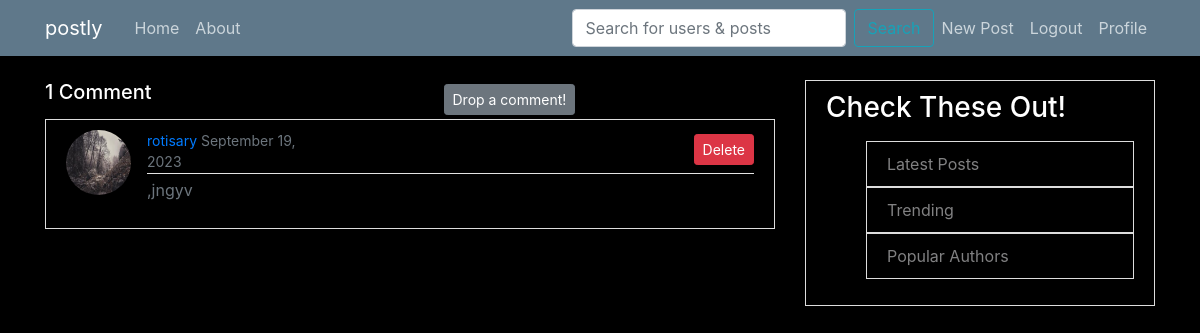
Page /post/35/comments/ (signed in) on the earlier database version.
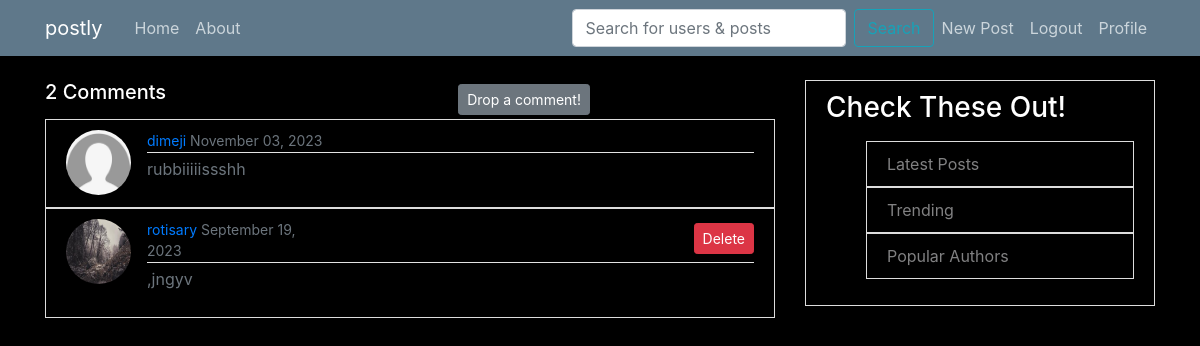
Same page on the later database version.
### blog/models.py (models this page shows, shortened)
class Post(models.Model):
    title = models.CharField(max_length=100)
    image = models.ImageField(default='post_default.jpg', upload_to='post_pics')
    content = models.TextField()
    date_posted = models.DateTimeField(default=timezone.now)
    author = models.ForeignKey(User, on_delete=models.CASCADE)
    likes = models.ManyToManyField(User, related_name='post_likes', blank=True)
    def __str__(self):
        return self.title
    def number_of_comments(self):
        return self.comments.count()

class PostComment(models.Model):
    author = models.ForeignKey(User, on_delete=models.CASCADE)
    post = models.ForeignKey(Post, on_delete=models.CASCADE, related_name='comments')
    content = models.TextField()
    posted_on = models.DateTimeField(default=timezone.now)

### users/models.py (models this page shows, shortened)
class Profile(models.Model):
    user = models.OneToOneField(User, on_delete=models.CASCADE)
    follows = models.ManyToManyField("self",
         related_name = 'followed_by',
         symmetrical = False,
         blank = True)
    image = models.ImageField(default='default.jpg', upload_to='profile_pics')
    bio = models.TextField()

### blog/views.py (the view)
# urls.py: path('post/<int:pk>/comments/', CommentListView.as_view(), name='comments'),
class CommentListView(LoginRequiredMixin, ListView):
    model = PostComment
    context_object_name = 'comments'
    template_name = 'blog/comments.html'
    def get_queryset(self):
        post = get_object_or_404(Post, id=self.kwargs.get('pk'))
        return PostComment.objects.filter(post=post).order_by('-posted_on')
    def get_context_data(self, **kwargs):
        post = get_object_or_404(Post, id=self.kwargs.get('pk'))
        context = super(CommentListView, self).get_context_data(**kwargs)
        context['post'] = Post.objects.filter(title=post).first()
        return context

### blog/templates/blog/comments.html
{% extends 'blog/base.html' %}
{% block content %}
    <div class="media">
        <div style="display:inline; margin-inline-end: 40%;">
            {% if post.number_of_comments > 1 %}
              <h5>{{ post.number_of_comments }} Comments</h5>
            {% else %}
             <h5>{{ post.number_of_comments }} Comment</h5>
            {% endif %}
        </div>
        <a class="btn btn-secondary  btn-sm mt-1 mb-1" href="{% url 'drop-comment' post.id %}">Drop a comment!</a>
    </div>
    {% for comment in comments %}
        <div class="media content-section">
            <img class="rounded-circle  article-img"  src="{{ comment.author.profile.image.url }}">
            <div class="media-body" >
                <div class="article-metadata">
                    <div class="media">
                        <small class="text-muted" style="display:inline; margin-inline-end: 60%;">
                            <a href="{% url 'profile' comment.author.username %}">
                               {{ comment.author }}
                            </a>
                            {{ comment.posted_on|date:"F d, Y" }}
                        </small>
                        {% if request.user == comment.author %}
                          <a class="btn btn-danger btn-sm mt-1 mb-1"  href="{% url 'comment-delete' comment.id %}">Delete</a>
                        {% endif %}
                    </div>
                </div>
                <p class="text-secondary">{{ comment.content }}</p>
            </div>
        </div>
    {% endfor %}
{% endblock content %}

Differences in the rows shown:
computed for Post: number_of_comments "1" → "2"
added PostComment: author.profile.image (placeholder picture), author "dimeji", posted_on "November 03, 2023", content "rubbiiiiissshh"
Other differences:
text no longer shown: "Comment"
text now shown: "Comments"
